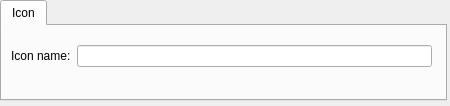
<?xml version="1.0" encoding="UTF-8"?>
<ui version="4.0">
 <class>Form</class>
 <widget class="QWidget" name="Form">
  <property name="geometry">
   <rect>
    <x>0</x>
    <y>0</y>
    <width>450</width>
    <height>106</height>
   </rect>
  </property>
  <property name="minimumSize">
   <size>
    <width>445</width>
    <height>0</height>
   </size>
  </property>
  <property name="windowTitle">
   <string>Form</string>
  </property>
  <widget class="QTabWidget" name="tabWidget">
   <property name="geometry">
    <rect>
     <x>0</x>
     <y>0</y>
     <width>447</width>
     <height>101</height>
    </rect>
   </property>
   <property name="currentIndex">
    <number>0</number>
   </property>
   <widget class="QWidget" name="tab">
    <attribute name="title">
     <string>Icon</string>
    </attribute>
    <widget class="QWidget" name="gridLayoutWidget_2">
     <property name="geometry">
      <rect>
       <x>9</x>
       <y>0</y>
       <width>421</width>
       <height>61</height>
      </rect>
     </property>
     <layout class="QGridLayout" name="gridLayout_2">
      <item row="0" column="0">
       <widget class="QLabel" name="label">
        <property name="text">
         <string>Icon name:</string>
        </property>
       </widget>
      </item>
      <item row="0" column="1">
       <widget class="QLineEdit" name="icon_path"/>
      </item>
     </layout>
    </widget>
   </widget>
  </widget>
 </widget>
 <resources/>
 <connections/>
</ui>
